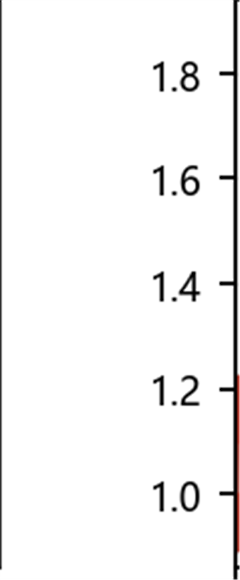
#> input picture Research/02_历史版本/05_早期归档_2026-09-18/audit_crops/gap_r1c2c3.png, 240 x 580 px, given as the content of the folder /../../02_历史版本/05_早期归档_2026-09-18/audit_crops/gap_r1c2c3.png, which was not available
$ python render_check.py '../../../../02_历史版本/05_早期归档_2026-09-18/audit_crops/gap_r1c2c3.png'
#> lines starting #> are read from the running program, lines starting #| are printed output that depends on the picture; after the words box and inside, x2 and y2 are one past the last pixel; in counts of white or black regions, pixels touching at a corner belong together; pictures that were not available may be replaced by others from this repository, and a replacement may not be noted
# -*- coding: utf-8 -*-
"""渲染页像素级兜底检查：内容是否超出安全边距 / 图片是否越界。"""
from __future__ import annotations

import json
import sys
from pathlib import Path

import numpy as np
from PIL import Image

SLIDE_W, SLIDE_H = 13.333, 7.5
PREVIEW = Path(sys.argv[1]) if len(sys.argv) > 1 else Path("preview")


def analyze(path: Path) -> dict:
    with Image.open(path).convert("RGB") as im:
        arr = np.asarray(im, dtype=np.int16)
    h, w, _ = arr.shape
#> h = 580; w = 240
    px = w / SLIDE_W
#> px = 18
    ink = (np.abs(arr - 255).sum(axis=2) > 36)
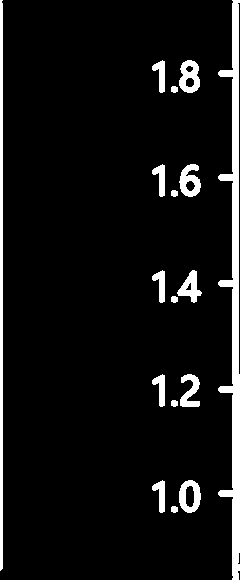
#> ink: shape (580, 240) bool; 7.1% white; 17 white regions, largest, box (x1, y1, x2, y2) and area: (218, 0, 240, 580) 4681, (0, 0, 3, 571) 1708, (179, 60, 200, 93) 456

    def to_px(inches):
        return int(round(inches * px))

    top_bar = to_px(0.30)              # 顶部通栏色条属于设计
#> top_bar = 5
    body = ink[top_bar:h, :]
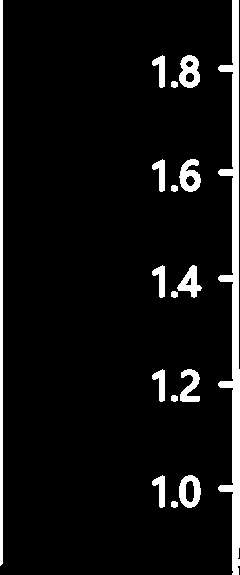
#> body: shape (575, 240) bool; 7.1% white; 17 white regions, largest, box (x1, y1, x2, y2) and area: (218, 0, 240, 575) 4646, (0, 0, 3, 566) 1695, (179, 55, 200, 88) 456
    rows = np.where(body.any(axis=1))[0]
#> rows = 575 values from 0 to 574
    cols = np.where(body.any(axis=0))[0]
#> cols = 69 values from 0 to 239
    bbox = None
    if rows.size:
        bbox = {
            "top_in": round((rows[0] + top_bar) / px, 3),
            "bottom_in": round((rows[-1] + top_bar) / px, 3),
            "left_in": round(cols[0] / px, 3),
            "right_in": round(cols[-1] / px, 3),
        }
#> bbox = {'top_in': 0.278, 'bottom_in': 32.17, 'left_in': 0, 'right_in': 13.28}
    edge = {
        "left": int(ink[:, :4].sum()),
        "right": int(ink[:, w - 4:].sum()),
        "bottom": int(ink[h - 4:, :].sum()),
    }
#> edge = {'left': 1708, 'right': 1925, 'bottom': 26}
    return {"size": [w, h], "bbox_in": bbox, "edge_ink": edge}


report = {p.name: analyze(p) for p in sorted(PREVIEW.glob("*.png"))}
#> report = 1 item
issues = []
for name, r in report.items():
    e = r["edge_ink"]
    if e["left"] or e["right"] or e["bottom"]:
        issues.append(f"{name}: 左右/下边缘有墨迹 {e}")
    bb = r["bbox_in"]
    if bb:
        if bb["left_in"] < 0.15 or bb["right_in"] > SLIDE_W - 0.15:
            issues.append(f"{name}: 内容贴近左右边缘 bbox={bb}")
        if bb["bottom_in"] > SLIDE_H - 0.05:
            issues.append(f"{name}: 内容超出下边界 bbox={bb}")
#> this loop made 1 pass
#> (name, e) on pass 1: ('gap_r1c2c3.png', {'left': 1708, 'right': 1925, 'bottom': 26})
#> after the loop, issues = 3 items

print(json.dumps(report, ensure_ascii=False, indent=1))
#> (printed output is left out)
print("\nEDGE_ISSUES:", len(issues))
#| EDGE_ISSUES: 3
for line in issues:
    print(" -", line)
#> this loop made 3 passes
#|  - gap_r1c2c3.png: 左右/下边缘有墨迹 {'left': 1708, 'right': 1925, 'bottom': 26}
#|  - gap_r1c2c3.png: 内容贴近左右边缘 bbox={'top_in': 0.278, 'bottom_in': 32.166, 'left_in': 0.0, 'right_in': 13.277}
#|  - gap_r1c2c3.png: 内容超出下边界 bbox={'top_in': 0.278, 'bottom_in': 32.166, 'left_in': 0.0, 'right_in': 13.277}

$ run again, on Research/02_历史版本/05_早期归档_2026-09-18/audit_crops/left_r2.png
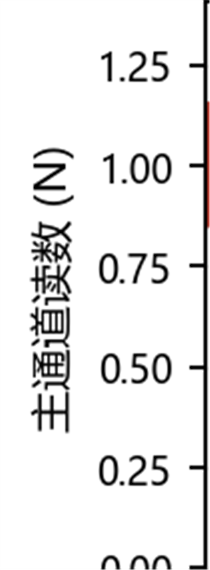
#> input picture Research/02_历史版本/05_早期归档_2026-09-18/audit_crops/left_r2.png, 210 x 570 px, given as the content of the folder /../../../02_历史版本/05_早期归档_2026-09-18/audit_crops/left_r2.png, which was not available
#> in analyze, `ink = (np.abs(arr - 255).sum(axis=2) > 36)`:
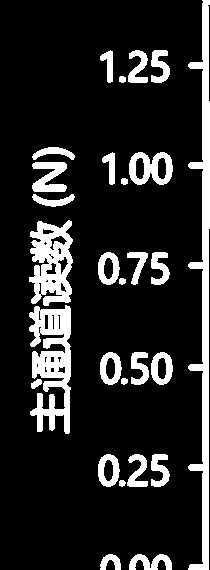
#> ink: shape (570, 210) bool; 15.1% white; 28 white regions, largest, box (x1, y1, x2, y2) and area: (188, 0, 210, 570) 4637, (29, 305, 71, 434) 3275, (29, 220, 73, 306) 2466
#> in analyze, `body = ink[top_bar:h, :]`:
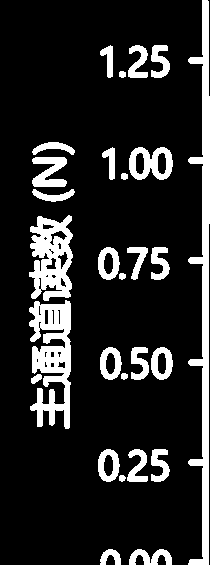
#> body: shape (565, 210) bool; 15.2% white; 28 white regions, largest, box (x1, y1, x2, y2) and area: (188, 0, 210, 565) 4599, (29, 300, 71, 429) 3275, (29, 215, 73, 301) 2466
#> rows = 565 values from 0 to 564
#> cols = 143 values from 29 to 209
#> bbox = {'top_in': 0.317, 'bottom_in': 36.13, 'left_in': 1.84, 'right_in': 13.27}
#> edge = {'left': 0, 'right': 1842, 'bottom': 233}
#> report = 1 item
#> the loop `for name, r in report.items():` made 1 pass
#> (name, e) on pass 1: ('left_r2.png', {'left': 0, 'right': 1842, 'bottom': 233})
#> after the loop `for name, r in report.items():`: issues = 3 items
#> (printed output is left out)
#| EDGE_ISSUES: 3
#> the loop `for line in issues:` made 3 passes
#|  - left_r2.png: 左右/下边缘有墨迹 {'left': 0, 'right': 1842, 'bottom': 233}
#|  - left_r2.png: 内容贴近左右边缘 bbox={'top_in': 0.317, 'bottom_in': 36.126, 'left_in': 1.841, 'right_in': 13.27}
#|  - left_r2.png: 内容超出下边界 bbox={'top_in': 0.317, 'bottom_in': 36.126, 'left_in': 1.841, 'right_in': 13.27}

$ run again, on Research/02_历史版本/05_早期归档_2026-09-18/audit_crops/montage_titles.png
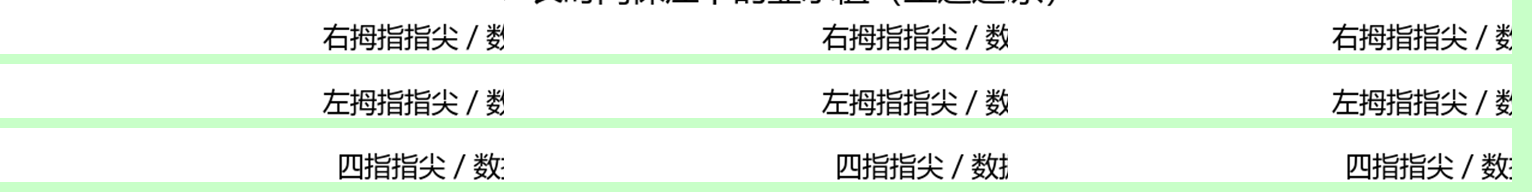
#> input picture Research/02_历史版本/05_早期归档_2026-09-18/audit_crops/montage_titles.png, 1532 x 192 px, given as the content of the folder ../02_历史版本/05_早期归档_2026-09-18/audit_crops/montage_titles.png, which was not available
#> in analyze, `ink = (np.abs(arr - 255).sum(axis=2) > 36)`:
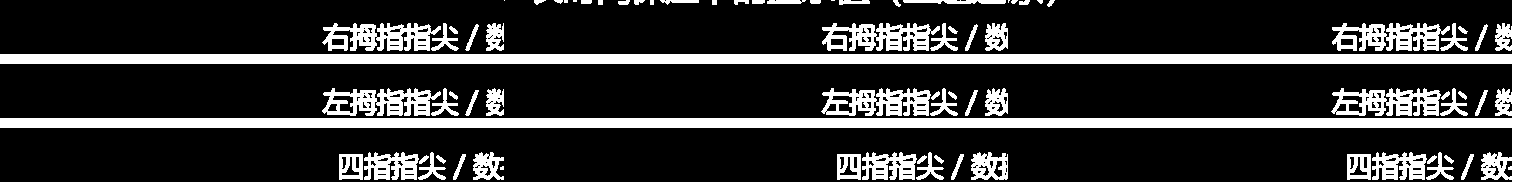
#> ink: shape (192, 1532) bool; 25.4% white; 77 white regions (7 under 20 px), largest, box (x1, y1, x2, y2) and area: (0, 0, 1532, 192) 50437, (322, 23, 441, 51) 2000, (822, 23, 940, 51) 1976
#> in analyze, `body = ink[top_bar:h, :]`:
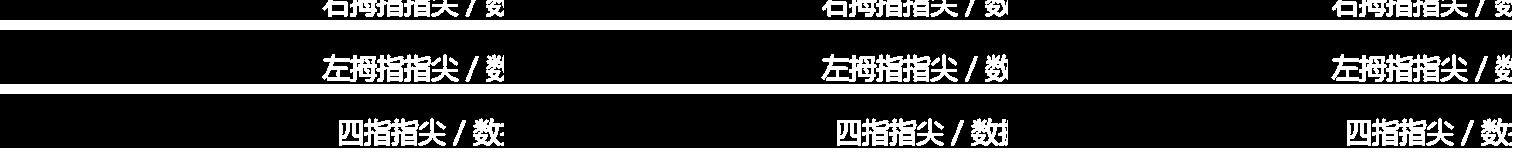
#> body: shape (158, 1532) bool; 28.7% white; 58 white regions (4 under 20 px), largest, box (x1, y1, x2, y2) and area: (0, 0, 1532, 158) 49625, (322, 54, 441, 82) 1951, (821, 54, 931, 82) 1890
#> rows = 158 values from 0 to 157
#> cols = 1532 values from 0 to 1531
#> bbox = {'top_in': 0.296, 'bottom_in': 1.66, 'left_in': 0, 'right_in': 13.32}
#> edge = {'left': 120, 'right': 768, 'bottom': 6128}
#> report = 1 item
#> the loop `for name, r in report.items():` made 1 pass
#> (name, e) on pass 1: ('montage_titles.png', {'left': 120, 'right': 768, 'bottom': 6128})
#> after the loop `for name, r in report.items():`: issues = 2 items
#> (printed output is left out)
#| EDGE_ISSUES: 2
#> the loop `for line in issues:` made 2 passes
#|  - montage_titles.png: 左右/下边缘有墨迹 {'left': 120, 'right': 768, 'bottom': 6128}
#|  - montage_titles.png: 内容贴近左右边缘 bbox={'top_in': 0.296, 'bottom_in': 1.662, 'left_in': 0.0, 'right_in': 13.324}
